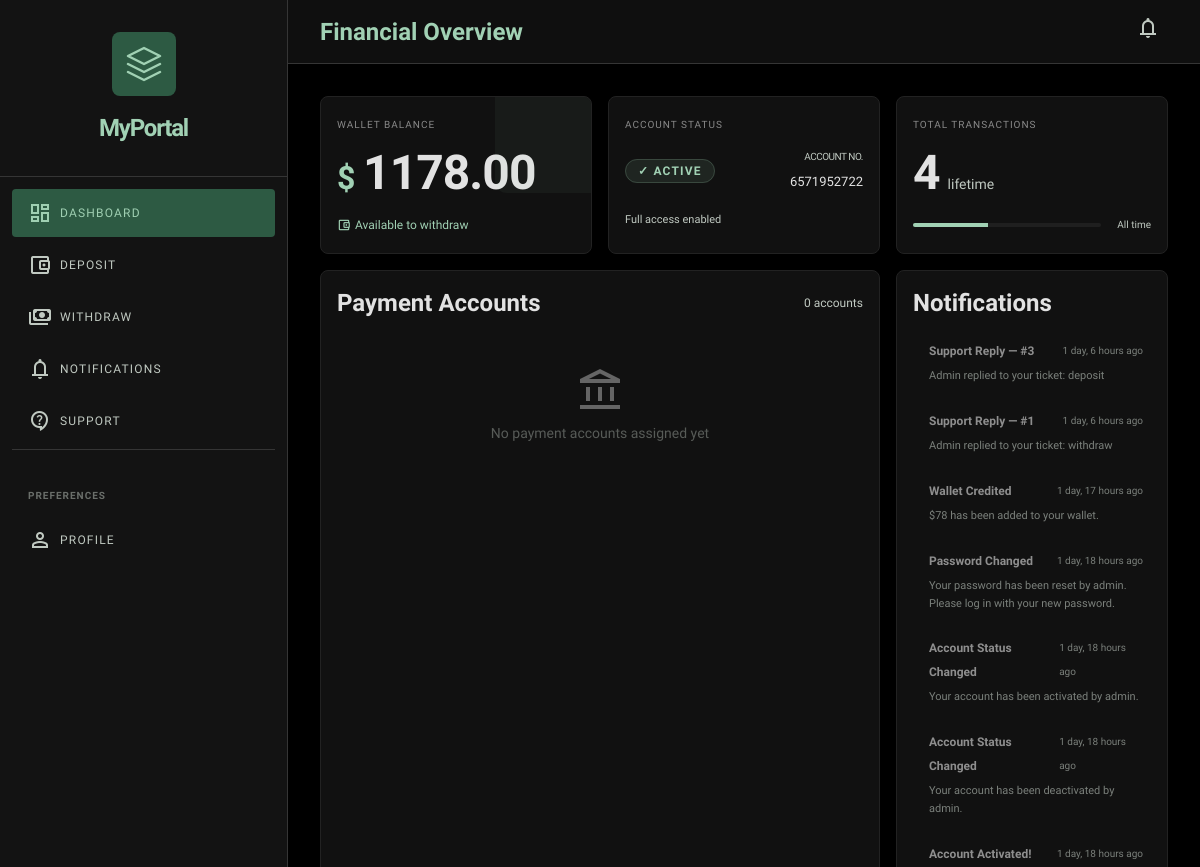
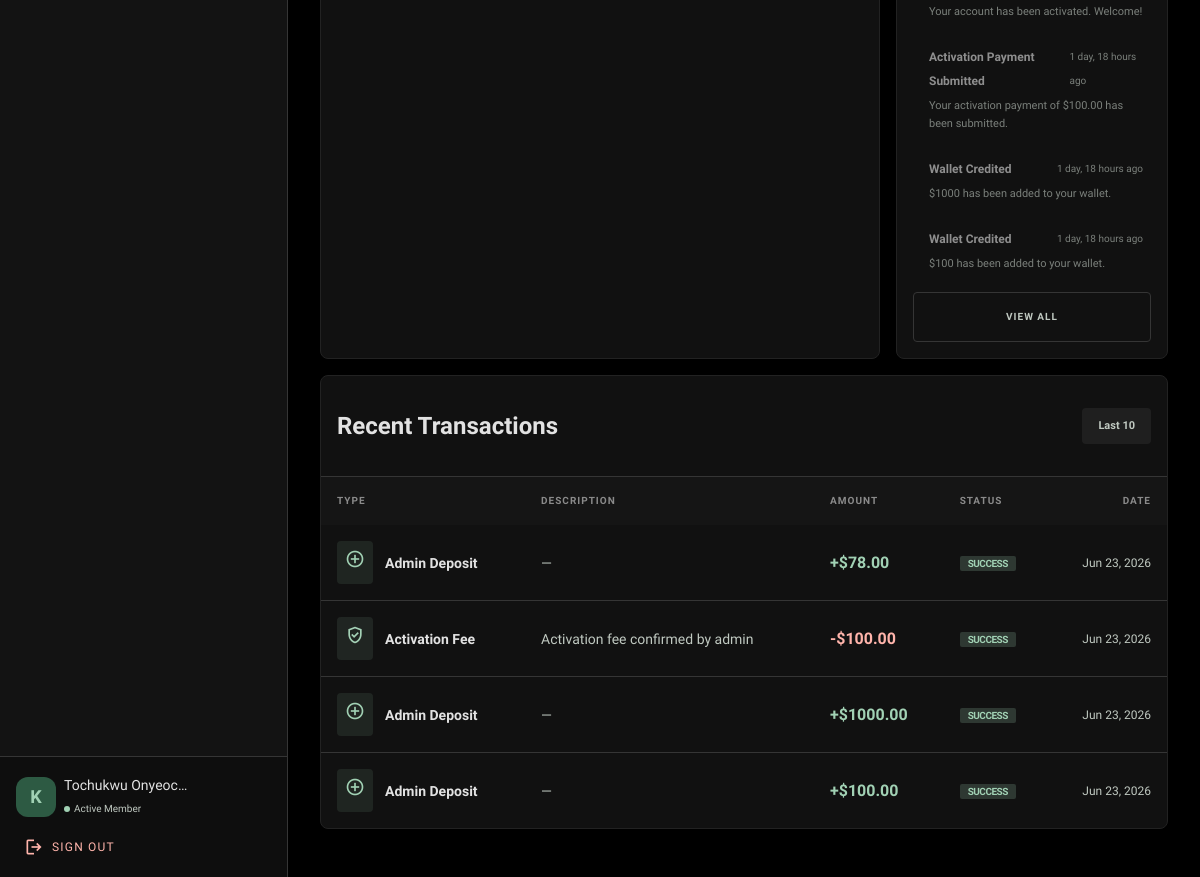
The app's page /dashboard/ (signed in), older data (2 pictures, top to bottom).
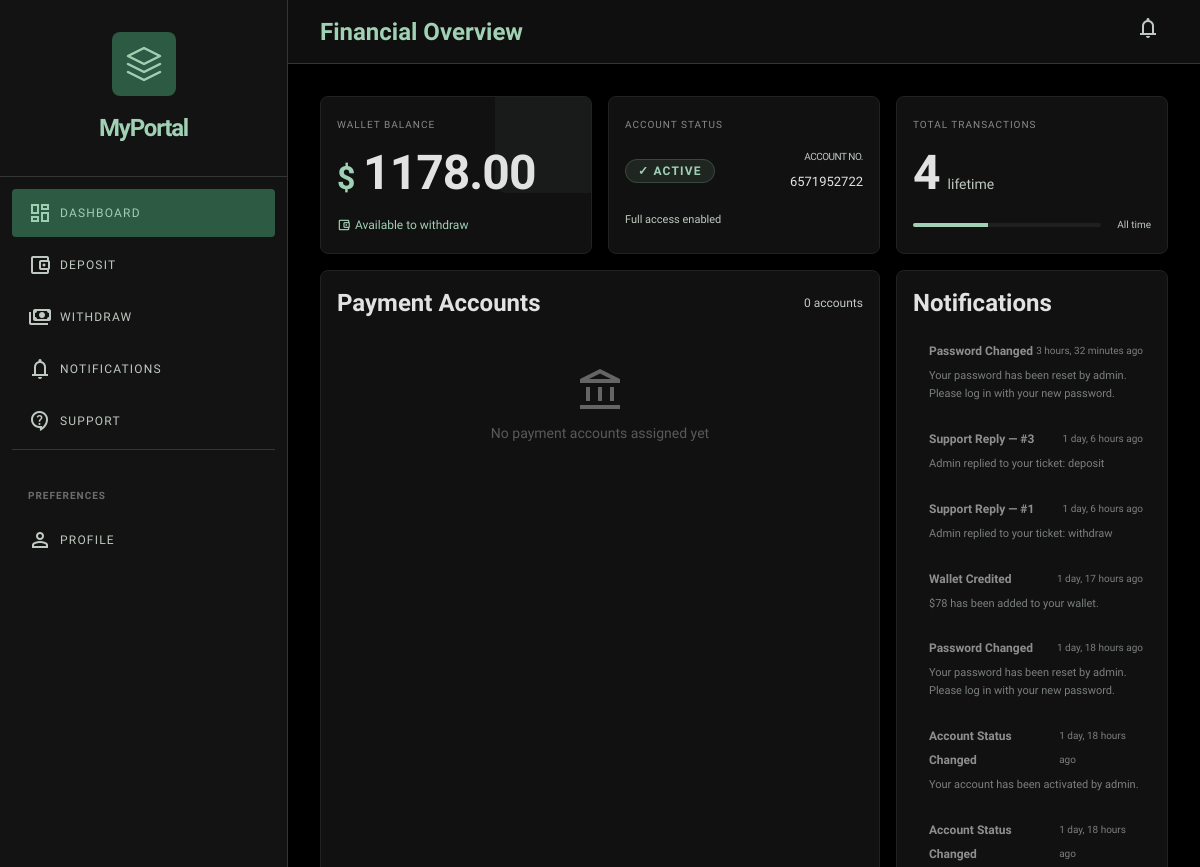
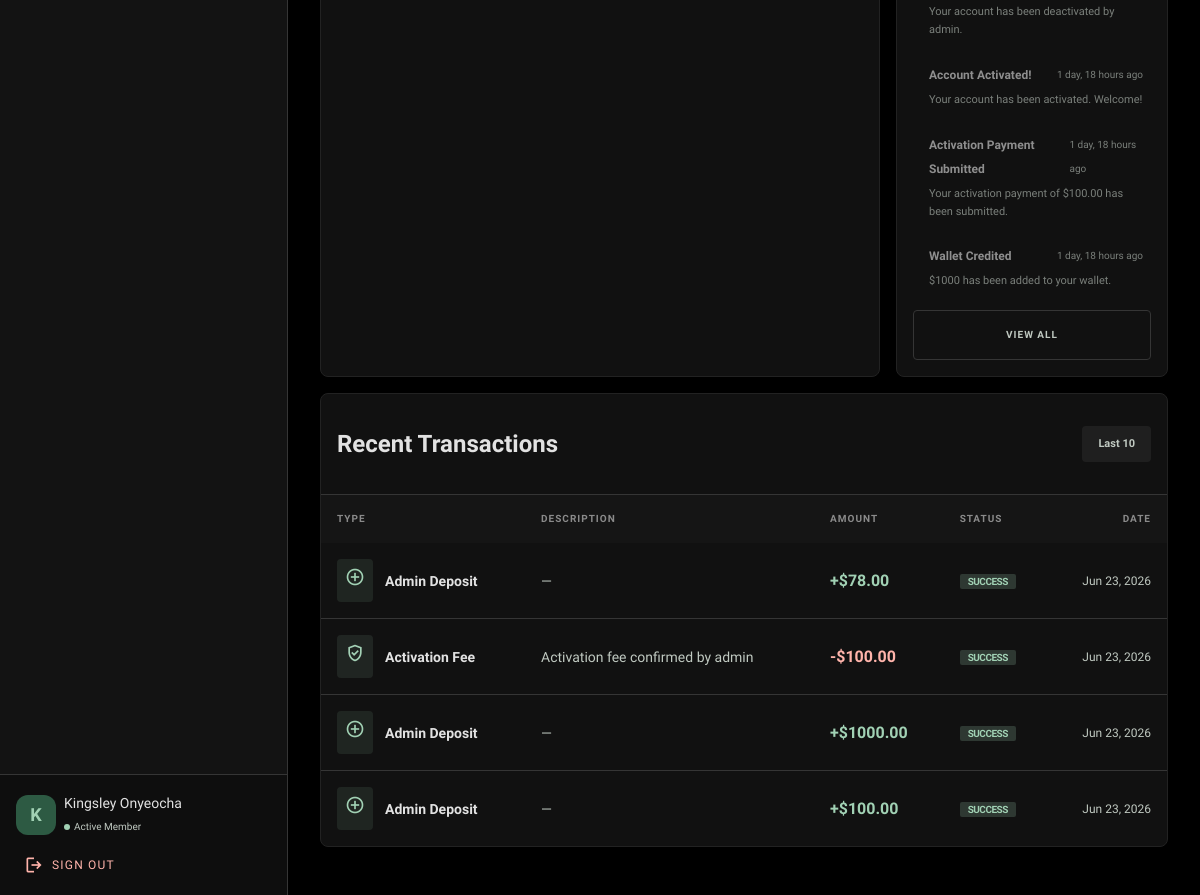
The same page, newer data (2 pictures, top to bottom).
### USDT/models.py (models this page shows, shortened)
class User(AbstractUser):
    ROLE_CHOICES = (
        ('admin', 'Admin'),
        ('user', 'User'),
    )
    phone = models.CharField(max_length=20, blank=True)
    role = models.CharField(max_length=10, choices=ROLE_CHOICES, default='user')
    account_activated = models.BooleanField(default=False)
    date_of_birth = models.DateField(null=True, blank=True)
    address = models.TextField(blank=True)
    account_number = models.CharField(max_length=20, unique=True, blank=True)
    created_at = models.DateTimeField(auto_now_add=True)
    @property
    def is_admin_user(self):
        return self.role == 'admin'

class Notification(models.Model):
    user = models.ForeignKey(
        settings.AUTH_USER_MODEL,
        on_delete=models.CASCADE,
        related_name='notifications'
    )
    title = models.CharField(max_length=255)
    message = models.TextField()
    is_read = models.BooleanField(default=False)
    created_at = models.DateTimeField(auto_now_add=True)
    class Meta:
        ordering = ['-created_at']

class Transaction(models.Model):
    TYPES = (
        ('deposit', 'Deposit'),
        ('admin_deposit', 'Admin Deposit'),
        ('activation_fee', 'Activation Fee'),
        ('withdrawal', 'Withdrawal'),
        ('transfer', 'Transfer'),
    )
    STATUS = (
        ('pending', 'Pending'),
        ('success', 'Success'),
        ('failed', 'Failed'),
    )
    user = models.ForeignKey(
        settings.AUTH_USER_MODEL,
        on_delete=models.CASCADE,
        related_name='transactions'
    )
    amount = models.DecimalField(max_digits=20, decimal_places=2)
    transaction_type = models.CharField(max_length=30, choices=TYPES)
    status = models.CharField(max_length=20, choices=STATUS, default='pending')
    reference = models.UUIDField(default=uuid.uuid4, editable=False, unique=True)
    description = models.TextField(blank=True)
    performed_by = models.ForeignKey(
        settings.AUTH_USER_MODEL,
        on_delete=models.SET_NULL,
        null=True, blank=True,
        related_name='performed_transactions'
    )
    created_at = models.DateTimeField(auto_now_add=True)
    class Meta:
        ordering = ['-created_at']

### USDT/views.py (the view)
# urls.py: path('dashboard/', views.dashboard, name='dashboard'),
@login_required
def dashboard(request):
    if request.user.is_admin_user:
        return redirect('admin-dashboard')
    wallet, _ = Wallet.objects.get_or_create(user=request.user)
    notifications = Notification.objects.filter(
        user=request.user).order_by('-created_at')[:10]
    transactions = Transaction.objects.filter(
        user=request.user).order_by('-created_at')[:10]
    payment_accounts = PaymentAccount.objects.filter(
        user=request.user, is_active=True)
    unread_notifications = Notification.objects.filter(
        user=request.user, is_read=False).count()
    return render(request, 'user/dashboard.html', {
        'wallet': wallet,
        'notifications': notifications,
        'transactions': transactions,
        'payment_accounts': payment_accounts,
        'unread_notifications': unread_notifications,
    })

### USDT/context_processors.py (called while the page is built)
def admin_counts(request):
    if request.user.is_authenticated and request.user.is_admin_user:
        return {
            'pending_activations_count': ActivationPayment.objects.filter(status='pending').count(),
            'pending_withdrawals_count': WithdrawalRequest.objects.filter(status='pending').count(),
            'open_tickets_count': SupportTicket.objects.filter(status='open').count(),
        }
    return {}

### USDT/templates/user/dashboard.html (shortened to what the changed rows need)
<!DOCTYPE html>
<html class="dark" lang="en">
<head>
<script src="https://cdn.tailwindcss.com?plugins=forms,container-queries"></script>
<script id="tailwind-config">
  tailwind.config = {
    darkMode: "class",
    theme: {
      extend: {
        "colors": {
          "primary-fixed-dim": "#a1d1b4", "on-surface-variant": "#c0c9c1",
          "primary": "#a1d1b4", "surface-container-high": "#2a2a2a",
          "on-secondary-fixed-variant": "#474746", "tertiary-fixed-dim": "#a4d1b6",
          "tertiary": "#a4d1b6", "error-container": "#93000a",
          "secondary": "#c8c6c5", "primary-container": "#2d5a43",
          "on-error": "#690005", "secondary-container": "#474746",
          "background": "#131313", "surface-container-low": "#1b1b1b",
          "on-background": "#e2e2e2", "inverse-on-surface": "#303030",
          "inverse-primary": "#3a674f", "surface-tint": "#a1d1b4",
          "on-secondary-fixed": "#1c1b1b", "on-error-container": "#ffdad6",
          "surface": "#131313", "on-primary-fixed": "#002112",
          "on-surface": "#e2e2e2", "surface-container-lowest": "#0e0e0e",
          "tertiary-container": "#305944", "on-tertiary-fixed": "#002113",
          "primary-fixed": "#bceecf", "on-secondary-container": "#b7b5b4",
          "outline-variant": "#414943", "error": "#ffb4ab",
          "secondary-fixed": "#e5e2e1", "on-secondary": "#313030",
          "on-primary-container": "#9fcfb2", "on-primary": "#063824",
          "surface-dim": "#131313", "inverse-surface": "#e2e2e2",
          "surface-container": "#1f1f1f", "on-tertiary-container": "#a1ceb3",
          "outline": "#8b938c", "surface-bright": "#393939",
          "on-tertiary": "#0c3825", "on-primary-fixed-variant": "#224f39",
          "surface-variant": "#353535", "on-tertiary-fixed-variant": "#254f3a",
          "secondary-fixed-dim": "#c8c6c5", "tertiary-fixed": "#bfedd1",
          "surface-container-highest": "#353535"
        },
        "borderRadius": { "DEFAULT": "0.125rem","lg": "0.25rem","xl": "0.5rem","full": "0.75rem" },
        "spacing": {
          "container-padding": "24px","stack-md": "12px","base": "8px",
          "gutter": "16px","stack-sm": "4px","stack-lg": "32px"
        },
        "fontFamily": {
          "headline-xl": ["Hanken Grotesk"],"body-md": ["Hanken Grotesk"],
          "mono-data": ["Geist"],"body-lg": ["Hanken Grotesk"],
          "headline-md": ["Hanken Grotesk"],"label-sm": ["Geist"],
          "headline-lg": ["Hanken Grotesk"]
        },
        "fontSize": {
          "headline-xl": ["48px", {"lineHeight": "56px","letterSpacing": "-0.02em","fontWeight": "700"}],
          "body-md": ["16px", {"lineHeight": "24px","fontWeight": "400"}],
          "mono-data": ["14px", {"lineHeight": "20px","fontWeight": "400"}],
          "body-lg": ["18px", {"lineHeight": "28px","fontWeight": "400"}],
          "headline-md": ["24px", {"lineHeight": "32px","fontWeight": "600"}],
          "label-sm": ["12px", {"lineHeight": "16px","letterSpacing": "0.05em","fontWeight": "500"}],
          "headline-lg": ["32px", {"lineHeight": "40px","letterSpacing": "-0.01em","fontWeight": "600"}]
        }
      },
    },
  }
</script>
</head>
<body class="font-body-md text-body-md antialiased overflow-x-hidden">
<aside class="fixed left-0 top-0 h-full w-72 flex flex-col z-50 border-r border-surface-container-highest bg-background transform -translate-x-full transition-transform duration-300 md:translate-x-0" id="sidebar">
  <div class="mt-auto border-t border-surface-container-highest bg-surface-container-lowest p-gutter">
    <div class="flex items-center gap-base mb-stack-md">
      <div class="w-10 h-10 rounded-full bg-primary-container flex items-center justify-center text-primary font-bold text-lg">
        {{ request.user.username|first|upper }}
      </div>
      <div class="flex flex-col">
        <span class="font-headline-md text-[14px] text-on-surface truncate w-32">
          {% if request.user.first_name %}{{ request.user.first_name }} {{ request.user.last_name }}{% else %}{{ request.user.username }}{% endif %}
        </span>
        <div class="flex items-center gap-1">
          <span class="w-1.5 h-1.5 {% if request.user.account_activated %}bg-primary{% else %}bg-yellow-500{% endif %} rounded-full"></span>
          <span class="text-[10px] text-on-surface-variant font-mono-data">
          </span>
        </div>
      </div>
    </div>
  </div>
</aside>
<header class="fixed top-0 right-0 md:left-72 left-0 h-16 z-30 flex justify-between items-center px-gutter md:px-stack-lg border-b border-surface-container-highest bg-background/80 backdrop-blur-xl">
  <div class="flex items-center gap-base">
    <h1 class="font-headline-md text-headline-md font-bold text-primary">Financial Overview</h1>
  </div>
</header>
<main class="pt-24 pb-12 px-gutter md:px-stack-lg md:ml-72 min-h-screen">
  <div class="max-w-7xl mx-auto space-y-gutter">
    <div class="grid grid-cols-1 md:grid-cols-3 gap-gutter">
      <div class="glass-card p-gutter rounded-xl">
        <div class="flex items-center gap-gutter mt-2">
          <div class="text-right">
            <span class="text-[10px] text-on-surface-variant block uppercase tracking-tighter">Account No.</span>
            <span class="font-mono-data text-[13px] text-on-surface">{{ request.user.account_number|default:"—" }}</span>
          </div>
        </div>
      </div>
    </div>
    <div class="grid grid-cols-1 lg:grid-cols-3 gap-gutter">
      <div class="glass-card p-gutter rounded-xl flex flex-col">
        <div class="space-y-4 flex-1 overflow-y-auto custom-scrollbar pr-2">
          {% for n in notifications %}
          <div class="relative pl-gutter py-1 {% if not n.is_read %}opacity-100{% else %}opacity-60{% endif %}">
            <div class="flex justify-between items-start mb-1">
              <span class="text-[12px] font-bold text-on-surface">{{ n.title }}</span>
              <span class="text-[10px] text-on-surface-variant">{{ n.created_at|timesince }} ago</span>
            </div>
            <p class="text-[11px] text-on-surface-variant leading-relaxed">{{ n.message }}</p>
          </div>
          {% empty %}
          <div class="flex flex-col items-center py-8 opacity-40">
            <span class="material-symbols-outlined text-[48px] mb-2">notifications_none</span>
            <p class="text-sm">No notifications</p>
          </div>
          {% endfor %}
        </div>
      </div>
    </div>
    <div class="glass-card rounded-xl overflow-hidden">
      <div class="overflow-x-auto">
        {% if transactions %}
        <table class="w-full text-left">
          <thead>
            <tr class="bg-surface-container-low/50">
              <th class="px-gutter py-stack-md text-[10px] font-bold text-white/50 uppercase tracking-widest">Type</th>
              <th class="px-gutter py-stack-md text-[10px] font-bold text-white/50 uppercase tracking-widest">Description</th>
              <th class="px-gutter py-stack-md text-[10px] font-bold text-white/50 uppercase tracking-widest">Amount</th>
              <th class="px-gutter py-stack-md text-[10px] font-bold text-white/50 uppercase tracking-widest">Status</th>
              <th class="px-gutter py-stack-md text-[10px] font-bold text-white/50 uppercase tracking-widest text-right">Date</th>
            </tr>
          </thead>
          <tbody class="divide-y divide-surface-container-highest">
            {% for t in transactions %}
            <tr class="hover:bg-white/5 transition-colors group">
              <td class="px-gutter py-gutter">
                <div class="flex items-center gap-stack-md">
                  {% if t.transaction_type == 'admin_deposit' or t.transaction_type == 'deposit' %}
                  <div class="p-2 bg-primary/10 text-primary rounded-lg">
                    <span class="material-symbols-outlined text-[20px]">add_circle</span>
                  </div>
                  {% elif t.transaction_type == 'withdrawal' %}
                  <div class="p-2 bg-error/10 text-error rounded-lg">
                    <span class="material-symbols-outlined text-[20px]">remove_circle</span>
                  </div>
                  {% elif t.transaction_type == 'activation_fee' or t.transaction_type == 'fee' %}
                  <div class="p-2 bg-tertiary/10 text-tertiary rounded-lg">
                    <span class="material-symbols-outlined text-[20px]">verified_user</span>
                  </div>
                  {% else %}
                  <div class="p-2 bg-secondary/10 text-secondary rounded-lg">
                    <span class="material-symbols-outlined text-[20px]">swap_horiz</span>
                  </div>
                  {% endif %}
                  <span class="font-bold text-sm text-on-surface">{{ t.get_transaction_type_display }}</span>
                </div>
              </td>
              <td class="px-gutter py-gutter text-sm text-on-surface-variant">{{ t.description|default:"—" }}</td>
              <td class="px-gutter py-gutter">
                {% if t.transaction_type == 'admin_deposit' or t.transaction_type == 'deposit' %}
                  <span class="font-mono-data font-bold text-primary">+${{ t.amount }}</span>
                {% elif t.transaction_type == 'withdrawal' or t.transaction_type == 'activation_fee' or t.transaction_type == 'fee' %}
                  <span class="font-mono-data font-bold text-error">-${{ t.amount }}</span>
                {% else %}
                  <span class="font-mono-data font-bold text-on-surface">${{ t.amount }}</span>
                {% endif %}
              </td>
              <td class="px-gutter py-gutter">
                <span class="px-2 py-0.5 rounded text-[10px] font-bold uppercase tracking-tighter
                  {% if t.status == 'completed' or t.status == 'success' %}bg-primary/20 text-primary
                  {% elif t.status == 'pending' %}bg-tertiary/20 text-tertiary
                  {% elif t.status == 'failed' %}bg-error/20 text-error
                  {% else %}bg-surface-container text-on-surface-variant{% endif %}">
                  {{ t.status }}
                </span>
              </td>
              <td class="px-gutter py-gutter text-right text-[12px] text-on-surface-variant font-mono-data">
                {{ t.created_at|date:"M d, Y" }}
              </td>
            </tr>
            {% endfor %}
          </tbody>
        </table>
        {% endif %}
      </div>
    </div>
  </div>
</main>
</body>
</html>

Row changes from the older to the newer data that the page shows:
no longer on this page (row unchanged): Notification: title "Wallet Credited", created_at "1 day, 18 hours", message "$100 has been added to your wallet."
changed User "Onyeocha": user.first_name "Tochukwu" → "Kingsley"
added Notification: title "Password Changed", created_at "3 hours, 32 minutes", message "Your password has been reset by admin. Please log in with your new password."
